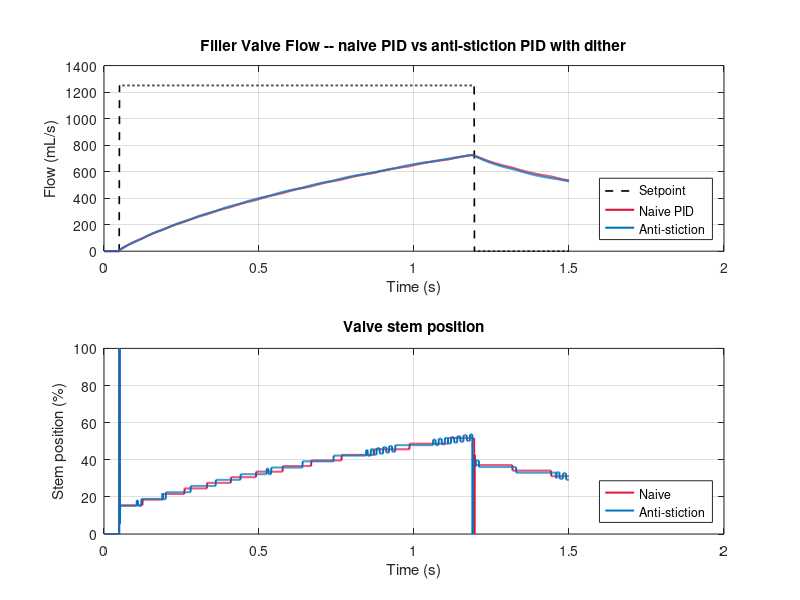
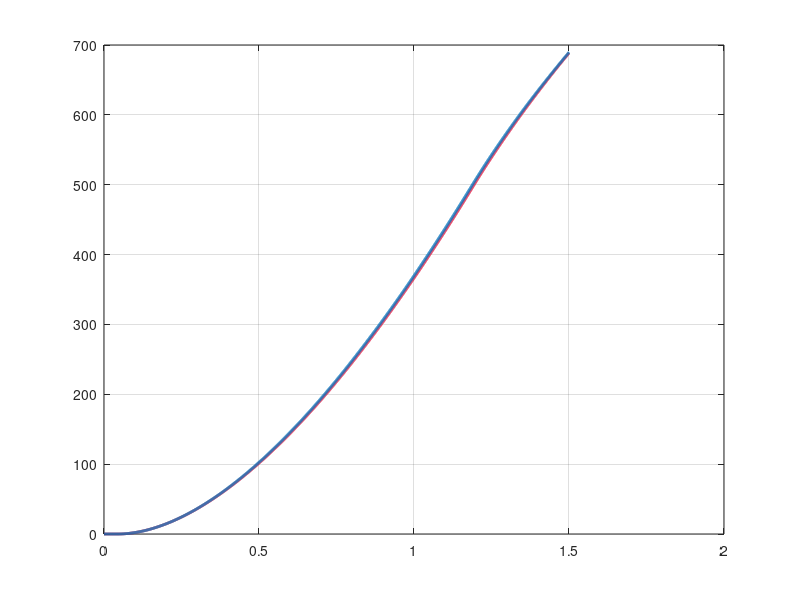

The MATLAB script that drew these images, in order: (Note: this script raises an error after producing the figures.)
clear; clc; close all;

% =========================================================
% Problem Title  : Filler Valve Nonlinear PID Control
%                  (Stiction + Anti-stiction Dither Comparison)
% Plant          : Pneumatic filler valve on a 24,000 bph Coca-Cola
%                  PET filling line.  Dispenses 500 mL per bottle in
%                  a 0.4 s window. Linear first-order valve dynamics
%                  with a stiction (static friction) nonlinearity in
%                  the valve stem.
% Controller     : PID -- TWO VARIANTS compared in this script:
%                  Variant A -- Naive PID + conditional anti-windup,
%                               no dither
%                  Variant B -- Same PID + conditional anti-windup +
%                               50 Hz anti-stiction dither
%                  NOTE: No closed-form SIMC / IMC tuning formula
%                  applies to this nonlinear plant. Gains are hand-
%                  tuned to stabilise the loop while making the
%                  stiction behaviour clearly visible.
% Difficulty     : HARD
% Plant TF       : G_lin(s) = K / (tau*s + 1)   [linear part]
%                  K            = 15.0  mL/s per % valve opening
%                                 (max flow ~1500 mL/s at 100 %,
%                                  ~20 % headroom above 1250 mL/s SP)
%                  tau          = 0.15  s         valve dynamics
%                  Stiction band   = 2.0 %        stem sticks until
%                                    |u_cmd - u_stem| exceeds band
%                  Slip overshoot  = 1.0 %        stem overshoots on
%                                    break-away
% Requirements   : Fill 500 mL per bottle within +/- 2 mL (+/- 0.4 %)
%                  Filling window: 0.4 s active dispense (SP steps
%                    to 500/0.4 mL/s at t = 0.05 s)
%                  Eliminate stiction limit cycles that cause
%                    bottle-to-bottle volume variance
%                  Total settle time within 1.2 s
% =========================================================

% ---- plots/ folder auto-creation ----------------------------------------
script_dir = fileparts(mfilename('fullpath'));
plot_dir   = fullfile(script_dir, 'plots');
if ~exist(plot_dir, 'dir'); mkdir(plot_dir); end

% =========================================================================
% Plant parameters
% =========================================================================
K              = 15.0;   % mL/s per % valve opening  (max 1500 mL/s)
tau            = 0.15;   % s  valve first-order time constant
stiction_band  = 2.0;    % %  stem motion dead-band
slip_overshoot = 1.0;    % %  overshoot on break-away from stiction

% =========================================================================
% Controller gains  (hand-tuned -- identical for both variants)
% =========================================================================
Kp = 0.012;
Ki = 0.05;
Kd = 0.0008;

% =========================================================================
% Time vector and base setpoint
% =========================================================================
dt      = 0.001;         % s
t       = 0:dt:1.5;      % 1.5 s simulation
N       = numel(t);

sp_base           = ones(1, N) .* (500/0.4);  % 1250 mL/s fill-rate target
sp_base(t < 0.05) = 0;                         % valve closed before bottle trigger

% =========================================================================
% Manual time-stepping simulation  -- both variants
% =========================================================================
y_all        = zeros(2, N);
stem_all     = zeros(2, N);
vol_all      = zeros(2, N);
sp_all       = zeros(2, N);   % save the per-variant sp (includes closure)
fill_idx_all = N * ones(1, 2);

for variant = 1:2
    sp     = sp_base;          % fresh copy -- will be modified at fill target
    y      = zeros(1, N);
    cumvol = zeros(1, N);
    stem_log = zeros(1, N);
    integ    = 0;
    e_prev   = 0;
    u_cmd    = 0;
    u_stem   = 0;

    for k = 2:N
        e = sp(k) - y(k-1);

        % Conditional anti-windup: freeze integrator when saturated
        if (u_cmd > 0 && u_cmd < 100)
            integ = integ + e * dt;
        end

        deriv = (e - e_prev) / dt;
        u_cmd = Kp*e + Ki*integ + Kd*deriv;

        % Anti-stiction dither (Variant B only) -- 50 Hz square wave
        if variant == 2
            u_cmd = u_cmd + 0.5 * sign(sin(2*pi*50*t(k)));
        end

        u_cmd = max(0, min(100, u_cmd));   % clamp to [0, 100] %

        % Stiction nonlinearity
        if abs(u_cmd - u_stem) > stiction_band
            u_stem = u_cmd + slip_overshoot * sign(u_cmd - u_stem);
            u_stem = max(0, min(100, u_stem));
        end

        % Valve linear dynamics  (forward Euler)
        y(k) = y(k-1) + (dt/tau) * (K * u_stem - y(k-1));

        % Running cumulative volume (Riemann sum)
        cumvol(k) = cumvol(k-1) + y(k) * dt;

        stem_log(k) = u_stem;
        e_prev      = e;

        % Close valve once target volume is reached
        if cumvol(k) >= 500 && fill_idx_all(variant) == N
            fill_idx_all(variant) = k;
            if k < N
                sp(k+1:end) = 0;   % signal valve to close
            end
        end
    end

    y_all(variant, :)    = y;
    stem_all(variant, :) = stem_log;
    vol_all(variant, :)  = cumvol;
    sp_all(variant, :)   = sp;
end

% Extract individual variant results
y_naive    = y_all(1, :);     y_anti     = y_all(2, :);
stem_naive = stem_all(1, :);  stem_anti  = stem_all(2, :);
vol_naive  = cumtrapz(t, y_naive);
vol_anti   = cumtrapz(t, y_anti);

% =========================================================================
% Performance metrics  (window: [0.1 s, fill_complete_time])
% =========================================================================
idx_start    = find(t >= 0.1, 1, 'first');
stem_std_all = zeros(1, 2);
sat_ms_all   = zeros(1, 2);

for v = 1:2
    fi  = fill_idx_all(v);
    fi  = max(fi, idx_start + 1);        % guard: window must have >1 sample
    seg = stem_all(v, idx_start:fi);
    stem_std_all(v) = std(seg);
    sat_ms_all(v)   = sum(seg >= 99.9) * dt * 1000;
end

% =========================================================================
% Colour palette  (CLAUDE.md conventions)
% =========================================================================
coke_red  = [0.86 0.08 0.24];
proc_blue = [0.0  0.45 0.74];
neut_gray = [0.4  0.4  0.4];

% =========================================================================
% Figure 1 -- Flow rate and valve stem position  (2x1 subplot)
% =========================================================================
fig1 = figure('Position', [100 100 1000 600], 'Color', 'w');

subplot(2, 1, 1);
h1 = plot(t, sp_all(1,:),  '--k',           'LineWidth', 1.2);
hold on;  grid on;
h2 = plot(t, y_naive,      'Color', coke_red,  'LineWidth', 1.5);
h3 = plot(t, y_anti,       'Color', proc_blue, 'LineWidth', 1.5);
xlabel('Time (s)');
ylabel('Flow (mL/s)');
title('Filler Valve Flow -- naive PID vs anti-stiction PID with dither');
legend([h1, h2, h3], {'Setpoint', 'Naive PID', 'Anti-stiction'}, ...
       'Location', 'southeast');

subplot(2, 1, 2);
h4 = plot(t, stem_naive, 'Color', coke_red,  'LineWidth', 1.4);
hold on;  grid on;
h5 = plot(t, stem_anti,  'Color', proc_blue, 'LineWidth', 1.4);
xlabel('Time (s)');
ylabel('Stem position (%)');
title('Valve stem position');
legend([h4, h5], {'Naive', 'Anti-stiction'}, 'Location', 'southeast');

saveas(fig1, fullfile(plot_dir, 'problem4_flow_and_stem.png'));

% =========================================================================
% Figure 2 -- Cumulative dispensed volume
% =========================================================================
fig2 = figure('Position', [100 100 900 500], 'Color', 'w');

h6 = plot(t, vol_naive, 'Color', coke_red,  'LineWidth', 2);
hold on;  grid on;
h7 = plot(t, vol_anti,  'Color', proc_blue, 'LineWidth', 2);

h8    = yline(500, '--k', '500 mL target');
h8.LineWidth = 1.2;
h9    = yline(502, ':');
h9_lo = yline(498, ':');
h9.Color              = neut_gray;
h9_lo.Color           = neut_gray;
h9_lo.HandleVisibility = 'off';    % single legend entry for both band lines

xlabel('Time (s)');
ylabel('Dispensed volume (mL)');
title('Cumulative dispensed volume per bottle');
legend([h6, h7, h8, h9], ...
       {'Naive PID', 'Anti-stiction PID', 'Target', '\pm2 mL band'}, ...
       'Location', 'southeast');

saveas(fig2, fullfile(plot_dir, 'problem4_volume.png'));

% =========================================================================
% Console output
% =========================================================================
fprintf('\n--- Problem 4: Filler valve nonlinear PID ---\n');
fprintf('Plant:        K=%.1f  tau=%.2f s  (linear part, max flow 1500 mL/s)\n', K, tau);
fprintf('              Stiction band=%.1f %%  Slip jump=%.1f %%  (nonlinear part)\n', ...
        stiction_band, slip_overshoot);
fprintf('Method:       Hand-tuned PID, Kp=%.4f, Ki=%.4f, Kd=%.5f\n', Kp, Ki, Kd);
fprintf('              Variant B adds 50 Hz, +/-0.5 %% anti-stiction dither.\n');

fprintf('Variant A (naive):\n');
fprintf('   Final volume    = %.2f mL\n', vol_naive(end));
fprintf('   Stem activity   = %.3f %% std deviation during steady fill\n', stem_std_all(1));
fprintf('                     (high value = limit cycle present)\n');
fprintf('   Saturation time = %.1f ms at 100 %%\n', sat_ms_all(1));

fprintf('Variant B (anti-stiction):\n');
fprintf('   Final volume    = %.2f mL\n', vol_anti(end));
fprintf('   Stem activity   = %.3f %% std deviation during steady fill\n', stem_std_all(2));
fprintf('                     (low value = smooth motion)\n');
fprintf('   Saturation time = %.1f ms at 100 %%\n', sat_ms_all(2));

fprintf('Plots saved to: %s\n\n', plot_dir);
